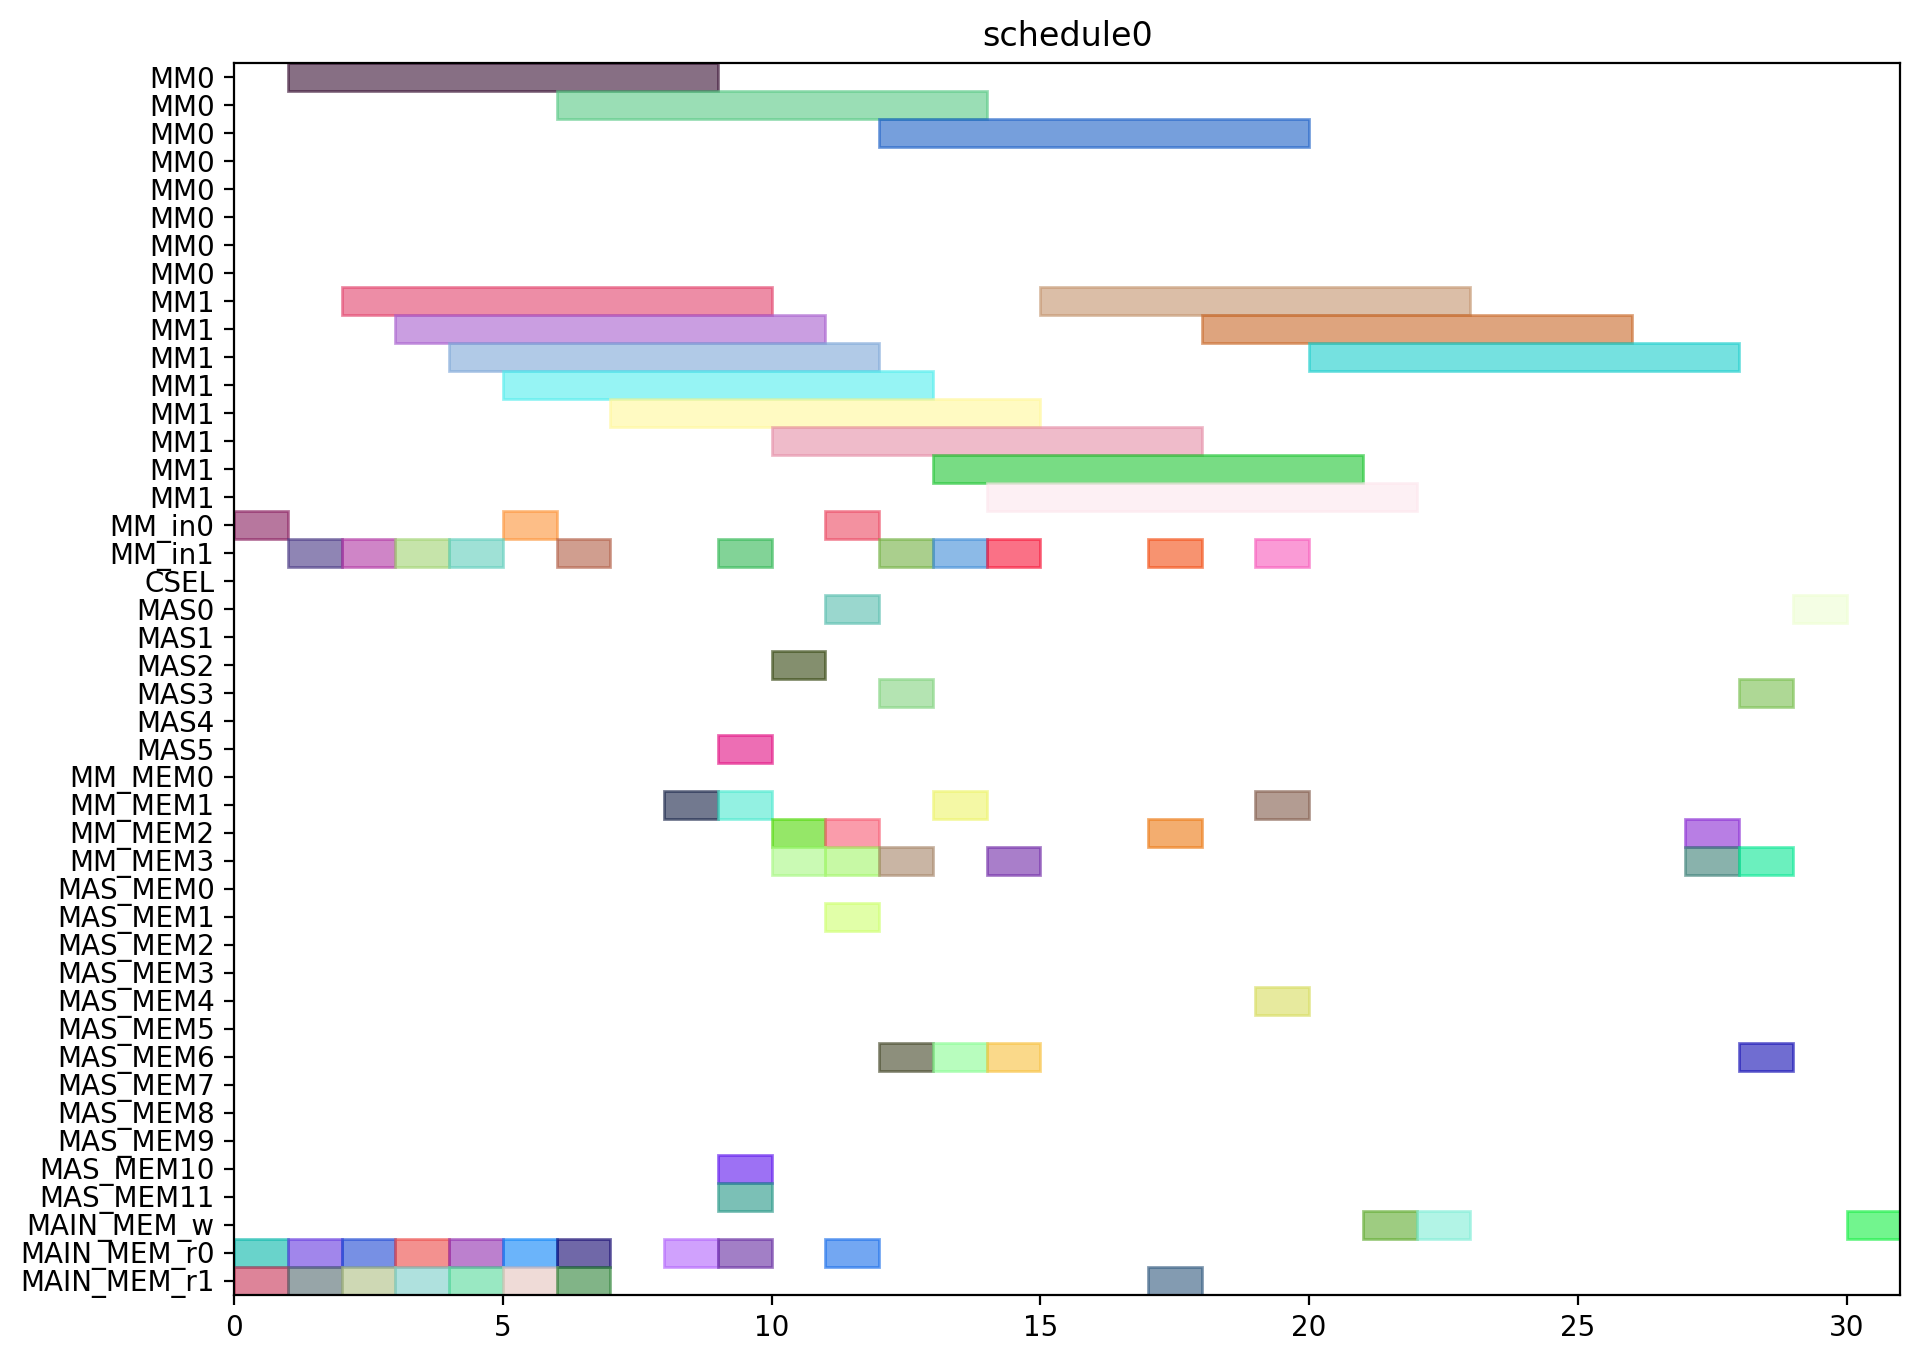

The script that drew this image:
from pyschedule import Scenario, solvers, plotters, alt


def solve():
	horizon = 120
	S = Scenario("schedule0", horizon=horizon)

	# resource
	MM = S.Resources('MM', num=2, size=8)
	MM_in = S.Resources('MM_in', num=2)
	CSEL = S.Resource('CSEL')
	MAS = S.Resources('MAS', num=6, size=1, periods=range(1, horizon))
	MM_MEM = S.Resources('MM_MEM', num=4)
	MAS_MEM = S.Resources('MAS_MEM', num=12)
	MAIN_MEM_w = S.Resource('MAIN_MEM_w', size=1)
	MAIN_MEM_r = S.Resources('MAIN_MEM_r', num=2)

	# result of previous scheduling

	# new tasks
	r1 = S.Task('r1', length=8, delay_cost=1)
	r1 += alt(MM)
	r1_in = S.Task('r1_in', length=1, delay_cost=1)
	r1_in += alt(MM_in)
	S += r1_in*MM_in[0]<=r1*MM[0]
	S += r1_in*MM_in[1]<=r1*MM[1]
	r1_mem0 = S.Task('r1_mem0', length=1, delay_cost=1)
	r1_mem0 += MAIN_MEM_r[0]
	S += r1_mem0 <= r1

	r1_mem1 = S.Task('r1_mem1', length=1, delay_cost=1)
	r1_mem1 += MAIN_MEM_r[1]
	S += r1_mem1 <= r1

	r3 = S.Task('r3', length=8, delay_cost=1)
	r3 += alt(MM)
	r3_in = S.Task('r3_in', length=1, delay_cost=1)
	r3_in += alt(MM_in)
	S += r3_in*MM_in[0]<=r3*MM[0]
	S += r3_in*MM_in[1]<=r3*MM[1]
	r3_mem0 = S.Task('r3_mem0', length=1, delay_cost=1)
	r3_mem0 += MAIN_MEM_r[0]
	S += r3_mem0 <= r3

	r3_mem1 = S.Task('r3_mem1', length=1, delay_cost=1)
	r3_mem1 += MAIN_MEM_r[1]
	S += r3_mem1 <= r3

	r4 = S.Task('r4', length=8, delay_cost=1)
	r4 += alt(MM)
	r4_in = S.Task('r4_in', length=1, delay_cost=1)
	r4_in += alt(MM_in)
	S += r4_in*MM_in[0]<=r4*MM[0]
	S += r4_in*MM_in[1]<=r4*MM[1]
	r4_mem0 = S.Task('r4_mem0', length=1, delay_cost=1)
	r4_mem0 += MAIN_MEM_r[0]
	S += r4_mem0 <= r4

	r4_mem1 = S.Task('r4_mem1', length=1, delay_cost=1)
	r4_mem1 += MAIN_MEM_r[1]
	S += r4_mem1 <= r4

	r5 = S.Task('r5', length=8, delay_cost=1)
	r5 += alt(MM)
	r5_in = S.Task('r5_in', length=1, delay_cost=1)
	r5_in += alt(MM_in)
	S += r5_in*MM_in[0]<=r5*MM[0]
	S += r5_in*MM_in[1]<=r5*MM[1]
	r5_mem0 = S.Task('r5_mem0', length=1, delay_cost=1)
	r5_mem0 += MAIN_MEM_r[0]
	S += r5_mem0 <= r5

	r5_mem1 = S.Task('r5_mem1', length=1, delay_cost=1)
	r5_mem1 += MAIN_MEM_r[1]
	S += r5_mem1 <= r5

	r6 = S.Task('r6', length=8, delay_cost=1)
	r6 += alt(MM)
	r6_in = S.Task('r6_in', length=1, delay_cost=1)
	r6_in += alt(MM_in)
	S += r6_in*MM_in[0]<=r6*MM[0]
	S += r6_in*MM_in[1]<=r6*MM[1]
	r6_mem0 = S.Task('r6_mem0', length=1, delay_cost=1)
	r6_mem0 += MAIN_MEM_r[0]
	S += r6_mem0 <= r6

	r6_mem1 = S.Task('r6_mem1', length=1, delay_cost=1)
	r6_mem1 += MAIN_MEM_r[1]
	S += r6_mem1 <= r6

	r12 = S.Task('r12', length=8, delay_cost=1)
	r12 += alt(MM)
	r12_in = S.Task('r12_in', length=1, delay_cost=1)
	r12_in += alt(MM_in)
	S += r12_in*MM_in[0]<=r12*MM[0]
	S += r12_in*MM_in[1]<=r12*MM[1]
	r12_mem0 = S.Task('r12_mem0', length=1, delay_cost=1)
	r12_mem0 += MAIN_MEM_r[0]
	S += r12_mem0 <= r12

	r12_mem1 = S.Task('r12_mem1', length=1, delay_cost=1)
	r12_mem1 += MAIN_MEM_r[1]
	S += r12_mem1 <= r12

	r13 = S.Task('r13', length=8, delay_cost=1)
	r13 += alt(MM)
	r13_in = S.Task('r13_in', length=1, delay_cost=1)
	r13_in += alt(MM_in)
	S += r13_in*MM_in[0]<=r13*MM[0]
	S += r13_in*MM_in[1]<=r13*MM[1]
	r13_mem0 = S.Task('r13_mem0', length=1, delay_cost=1)
	r13_mem0 += MAIN_MEM_r[0]
	S += r13_mem0 <= r13

	r13_mem1 = S.Task('r13_mem1', length=1, delay_cost=1)
	r13_mem1 += MAIN_MEM_r[1]
	S += r13_mem1 <= r13

	r2 = S.Task('r2', length=1, delay_cost=1)
	r2 += alt(MAS)
	r2_mem0 = S.Task('r2_mem0', length=1, delay_cost=1)
	r2_mem0 += alt(MM_MEM)
	S += (r1*MM[0])-1 < r2_mem0*MM_MEM[0]
	S += (r1*MM[1])-1 < r2_mem0*MM_MEM[2]
	S += r2_mem0 <= r2

	r2_mem1 = S.Task('r2_mem1', length=1, delay_cost=1)
	r2_mem1 += alt(MM_MEM)
	S += (r1*MM[0])-1 < r2_mem1*MM_MEM[1]
	S += (r1*MM[1])-1 < r2_mem1*MM_MEM[3]
	S += r2_mem1 <= r2

	r7 = S.Task('r7', length=1, delay_cost=1)
	r7 += alt(MAS)
	r7_mem0 = S.Task('r7_mem0', length=1, delay_cost=1)
	r7_mem0 += alt(MM_MEM)
	S += (r5*MM[0])-1 < r7_mem0*MM_MEM[0]
	S += (r5*MM[1])-1 < r7_mem0*MM_MEM[2]
	S += r7_mem0 <= r7

	r7_mem1 = S.Task('r7_mem1', length=1, delay_cost=1)
	r7_mem1 += alt(MM_MEM)
	S += (r6*MM[0])-1 < r7_mem1*MM_MEM[1]
	S += (r6*MM[1])-1 < r7_mem1*MM_MEM[3]
	S += r7_mem1 <= r7

	r8 = S.Task('r8', length=1, delay_cost=1)
	r8 += alt(MAS)
	r8_mem0 = S.Task('r8_mem0', length=1, delay_cost=1)
	r8_mem0 += MAIN_MEM_r[0]
	S += r8_mem0 <= r8

	r8_mem1 = S.Task('r8_mem1', length=1, delay_cost=1)
	r8_mem1 += alt(MM_MEM)
	S += (r4*MM[0])-1 < r8_mem1*MM_MEM[1]
	S += (r4*MM[1])-1 < r8_mem1*MM_MEM[3]
	S += r8_mem1 <= r8

	r10 = S.Task('r10', length=1, delay_cost=1)
	r10 += alt(MAS)
	r10_mem0 = S.Task('r10_mem0', length=1, delay_cost=1)
	r10_mem0 += MAIN_MEM_r[0]
	S += r10_mem0 <= r10

	r10_mem1 = S.Task('r10_mem1', length=1, delay_cost=1)
	r10_mem1 += alt(MM_MEM)
	S += (r4*MM[0])-1 < r10_mem1*MM_MEM[1]
	S += (r4*MM[1])-1 < r10_mem1*MM_MEM[3]
	S += r10_mem1 <= r10

	r9 = S.Task('r9', length=8, delay_cost=1)
	r9 += alt(MM)
	r9_in = S.Task('r9_in', length=1, delay_cost=1)
	r9_in += alt(MM_in)
	S += r9_in*MM_in[0]<=r9*MM[0]
	S += r9_in*MM_in[1]<=r9*MM[1]
	r9_mem0 = S.Task('r9_mem0', length=1, delay_cost=1)
	r9_mem0 += MAIN_MEM_r[0]
	S += r9_mem0 <= r9

	r9_mem1 = S.Task('r9_mem1', length=1, delay_cost=1)
	r9_mem1 += alt(MAS_MEM)
	S += (r7*MAS[0])-1 < r9_mem1*MAS_MEM[1]
	S += (r7*MAS[1])-1 < r9_mem1*MAS_MEM[3]
	S += (r7*MAS[2])-1 < r9_mem1*MAS_MEM[5]
	S += (r7*MAS[3])-1 < r9_mem1*MAS_MEM[7]
	S += (r7*MAS[4])-1 < r9_mem1*MAS_MEM[9]
	S += (r7*MAS[5])-1 < r9_mem1*MAS_MEM[11]
	S += r9_mem1 <= r9

	r11 = S.Task('r11', length=8, delay_cost=1)
	r11 += alt(MM)
	r11_in = S.Task('r11_in', length=1, delay_cost=1)
	r11_in += alt(MM_in)
	S += r11_in*MM_in[0]<=r11*MM[0]
	S += r11_in*MM_in[1]<=r11*MM[1]
	r11_mem0 = S.Task('r11_mem0', length=1, delay_cost=1)
	r11_mem0 += alt(MAS_MEM)
	S += (r10*MAS[0])-1 < r11_mem0*MAS_MEM[0]
	S += (r10*MAS[1])-1 < r11_mem0*MAS_MEM[2]
	S += (r10*MAS[2])-1 < r11_mem0*MAS_MEM[4]
	S += (r10*MAS[3])-1 < r11_mem0*MAS_MEM[6]
	S += (r10*MAS[4])-1 < r11_mem0*MAS_MEM[8]
	S += (r10*MAS[5])-1 < r11_mem0*MAS_MEM[10]
	S += r11_mem0 <= r11

	r11_mem1 = S.Task('r11_mem1', length=1, delay_cost=1)
	r11_mem1 += alt(MAS_MEM)
	S += (r10*MAS[0])-1 < r11_mem1*MAS_MEM[1]
	S += (r10*MAS[1])-1 < r11_mem1*MAS_MEM[3]
	S += (r10*MAS[2])-1 < r11_mem1*MAS_MEM[5]
	S += (r10*MAS[3])-1 < r11_mem1*MAS_MEM[7]
	S += (r10*MAS[4])-1 < r11_mem1*MAS_MEM[9]
	S += (r10*MAS[5])-1 < r11_mem1*MAS_MEM[11]
	S += r11_mem1 <= r11

	PX_new = S.Task('PX_new', length=8, delay_cost=1)
	PX_new += alt(MM)
	PX_new_in = S.Task('PX_new_in', length=1, delay_cost=1)
	PX_new_in += alt(MM_in)
	S += PX_new_in*MM_in[0]<=PX_new*MM[0]
	S += PX_new_in*MM_in[1]<=PX_new*MM[1]
	S += 0<PX_new

	PX_new_w = S.Task('PX_new_w', length=1, delay_cost=1)
	PX_new_w += alt(MAIN_MEM_w)
	S += PX_new <= PX_new_w

	PX_new_mem0 = S.Task('PX_new_mem0', length=1, delay_cost=1)
	PX_new_mem0 += alt(MAS_MEM)
	S += (r2*MAS[0])-1 < PX_new_mem0*MAS_MEM[0]
	S += (r2*MAS[1])-1 < PX_new_mem0*MAS_MEM[2]
	S += (r2*MAS[2])-1 < PX_new_mem0*MAS_MEM[4]
	S += (r2*MAS[3])-1 < PX_new_mem0*MAS_MEM[6]
	S += (r2*MAS[4])-1 < PX_new_mem0*MAS_MEM[8]
	S += (r2*MAS[5])-1 < PX_new_mem0*MAS_MEM[10]
	S += PX_new_mem0 <= PX_new

	PX_new_mem1 = S.Task('PX_new_mem1', length=1, delay_cost=1)
	PX_new_mem1 += alt(MM_MEM)
	S += (r12*MM[0])-1 < PX_new_mem1*MM_MEM[1]
	S += (r12*MM[1])-1 < PX_new_mem1*MM_MEM[3]
	S += PX_new_mem1 <= PX_new

	r14 = S.Task('r14', length=8, delay_cost=1)
	r14 += alt(MM)
	r14_in = S.Task('r14_in', length=1, delay_cost=1)
	r14_in += alt(MM_in)
	S += r14_in*MM_in[0]<=r14*MM[0]
	S += r14_in*MM_in[1]<=r14*MM[1]
	r14_mem0 = S.Task('r14_mem0', length=1, delay_cost=1)
	r14_mem0 += alt(MAS_MEM)
	S += (r2*MAS[0])-1 < r14_mem0*MAS_MEM[0]
	S += (r2*MAS[1])-1 < r14_mem0*MAS_MEM[2]
	S += (r2*MAS[2])-1 < r14_mem0*MAS_MEM[4]
	S += (r2*MAS[3])-1 < r14_mem0*MAS_MEM[6]
	S += (r2*MAS[4])-1 < r14_mem0*MAS_MEM[8]
	S += (r2*MAS[5])-1 < r14_mem0*MAS_MEM[10]
	S += r14_mem0 <= r14

	r14_mem1 = S.Task('r14_mem1', length=1, delay_cost=1)
	r14_mem1 += alt(MM_MEM)
	S += (r3*MM[0])-1 < r14_mem1*MM_MEM[1]
	S += (r3*MM[1])-1 < r14_mem1*MM_MEM[3]
	S += r14_mem1 <= r14

	Z1_new = S.Task('Z1_new', length=8, delay_cost=1)
	Z1_new += alt(MM)
	Z1_new_in = S.Task('Z1_new_in', length=1, delay_cost=1)
	Z1_new_in += alt(MM_in)
	S += Z1_new_in*MM_in[0]<=Z1_new*MM[0]
	S += Z1_new_in*MM_in[1]<=Z1_new*MM[1]
	S += 0<Z1_new

	Z1_new_w = S.Task('Z1_new_w', length=1, delay_cost=1)
	Z1_new_w += alt(MAIN_MEM_w)
	S += Z1_new <= Z1_new_w

	Z1_new_mem0 = S.Task('Z1_new_mem0', length=1, delay_cost=1)
	Z1_new_mem0 += alt(MAS_MEM)
	S += (r2*MAS[0])-1 < Z1_new_mem0*MAS_MEM[0]
	S += (r2*MAS[1])-1 < Z1_new_mem0*MAS_MEM[2]
	S += (r2*MAS[2])-1 < Z1_new_mem0*MAS_MEM[4]
	S += (r2*MAS[3])-1 < Z1_new_mem0*MAS_MEM[6]
	S += (r2*MAS[4])-1 < Z1_new_mem0*MAS_MEM[8]
	S += (r2*MAS[5])-1 < Z1_new_mem0*MAS_MEM[10]
	S += Z1_new_mem0 <= Z1_new

	Z1_new_mem1 = S.Task('Z1_new_mem1', length=1, delay_cost=1)
	Z1_new_mem1 += alt(MM_MEM)
	S += (r13*MM[0])-1 < Z1_new_mem1*MM_MEM[1]
	S += (r13*MM[1])-1 < Z1_new_mem1*MM_MEM[3]
	S += Z1_new_mem1 <= Z1_new

	r15 = S.Task('r15', length=8, delay_cost=1)
	r15 += alt(MM)
	r15_in = S.Task('r15_in', length=1, delay_cost=1)
	r15_in += alt(MM_in)
	S += r15_in*MM_in[0]<=r15*MM[0]
	S += r15_in*MM_in[1]<=r15*MM[1]
	r15_mem0 = S.Task('r15_mem0', length=1, delay_cost=1)
	r15_mem0 += alt(MAS_MEM)
	S += (r8*MAS[0])-1 < r15_mem0*MAS_MEM[0]
	S += (r8*MAS[1])-1 < r15_mem0*MAS_MEM[2]
	S += (r8*MAS[2])-1 < r15_mem0*MAS_MEM[4]
	S += (r8*MAS[3])-1 < r15_mem0*MAS_MEM[6]
	S += (r8*MAS[4])-1 < r15_mem0*MAS_MEM[8]
	S += (r8*MAS[5])-1 < r15_mem0*MAS_MEM[10]
	S += r15_mem0 <= r15

	r15_mem1 = S.Task('r15_mem1', length=1, delay_cost=1)
	r15_mem1 += alt(MM_MEM)
	S += (r9*MM[0])-1 < r15_mem1*MM_MEM[1]
	S += (r9*MM[1])-1 < r15_mem1*MM_MEM[3]
	S += r15_mem1 <= r15

	r16 = S.Task('r16', length=8, delay_cost=1)
	r16 += alt(MM)
	r16_in = S.Task('r16_in', length=1, delay_cost=1)
	r16_in += alt(MM_in)
	S += r16_in*MM_in[0]<=r16*MM[0]
	S += r16_in*MM_in[1]<=r16*MM[1]
	r16_mem0 = S.Task('r16_mem0', length=1, delay_cost=1)
	r16_mem0 += alt(MM_MEM)
	S += (r11*MM[0])-1 < r16_mem0*MM_MEM[0]
	S += (r11*MM[1])-1 < r16_mem0*MM_MEM[2]
	S += r16_mem0 <= r16

	r16_mem1 = S.Task('r16_mem1', length=1, delay_cost=1)
	r16_mem1 += MAIN_MEM_r[1]
	S += r16_mem1 <= r16

	r17 = S.Task('r17', length=1, delay_cost=1)
	r17 += alt(MAS)
	r17_mem0 = S.Task('r17_mem0', length=1, delay_cost=1)
	r17_mem0 += alt(MM_MEM)
	S += (r14*MM[0])-1 < r17_mem0*MM_MEM[0]
	S += (r14*MM[1])-1 < r17_mem0*MM_MEM[2]
	S += r17_mem0 <= r17

	r17_mem1 = S.Task('r17_mem1', length=1, delay_cost=1)
	r17_mem1 += alt(MM_MEM)
	S += (r15*MM[0])-1 < r17_mem1*MM_MEM[1]
	S += (r15*MM[1])-1 < r17_mem1*MM_MEM[3]
	S += r17_mem1 <= r17

	PY_new = S.Task('PY_new', length=1, delay_cost=1)
	PY_new += alt(MAS)
	S += 0<PY_new

	PY_new_w = S.Task('PY_new_w', length=1, delay_cost=1)
	PY_new_w += alt(MAIN_MEM_w)
	S += PY_new <= PY_new_w

	PY_new_mem0 = S.Task('PY_new_mem0', length=1, delay_cost=1)
	PY_new_mem0 += alt(MAS_MEM)
	S += (r17*MAS[0])-1 < PY_new_mem0*MAS_MEM[0]
	S += (r17*MAS[1])-1 < PY_new_mem0*MAS_MEM[2]
	S += (r17*MAS[2])-1 < PY_new_mem0*MAS_MEM[4]
	S += (r17*MAS[3])-1 < PY_new_mem0*MAS_MEM[6]
	S += (r17*MAS[4])-1 < PY_new_mem0*MAS_MEM[8]
	S += (r17*MAS[5])-1 < PY_new_mem0*MAS_MEM[10]
	S += PY_new_mem0 <= PY_new

	PY_new_mem1 = S.Task('PY_new_mem1', length=1, delay_cost=1)
	PY_new_mem1 += alt(MM_MEM)
	S += (r16*MM[0])-1 < PY_new_mem1*MM_MEM[1]
	S += (r16*MM[1])-1 < PY_new_mem1*MM_MEM[3]
	S += PY_new_mem1 <= PY_new

	solvers.mip.solve(S,msg=1,kind='CPLEX',ratio_gap=1.01)

	solution = [['hoge']*len(S.solution()[1]) for i in range(len(S.solution()))]
	for i in range(len(S.solution())):
		for j in range(len(S.solution()[i])):
			solution[i][j]=str(S.solution()[i][j])
	print(solution)

	cycles = int(solution[-1][3])

	pic_file_name = "/home/mfukuda/ABE/multiRAM_multiMAS_16mux/scheduling_result/stage8MM2_stage1MAS6/EP_YRECOVER/schedule0.png"
	if(S.solution() != []):
		plotters.matplotlib.plot(S,img_filename=pic_file_name, show_task_labels=False, fig_size=(cycles*0.25+3, 8))

	return solution
